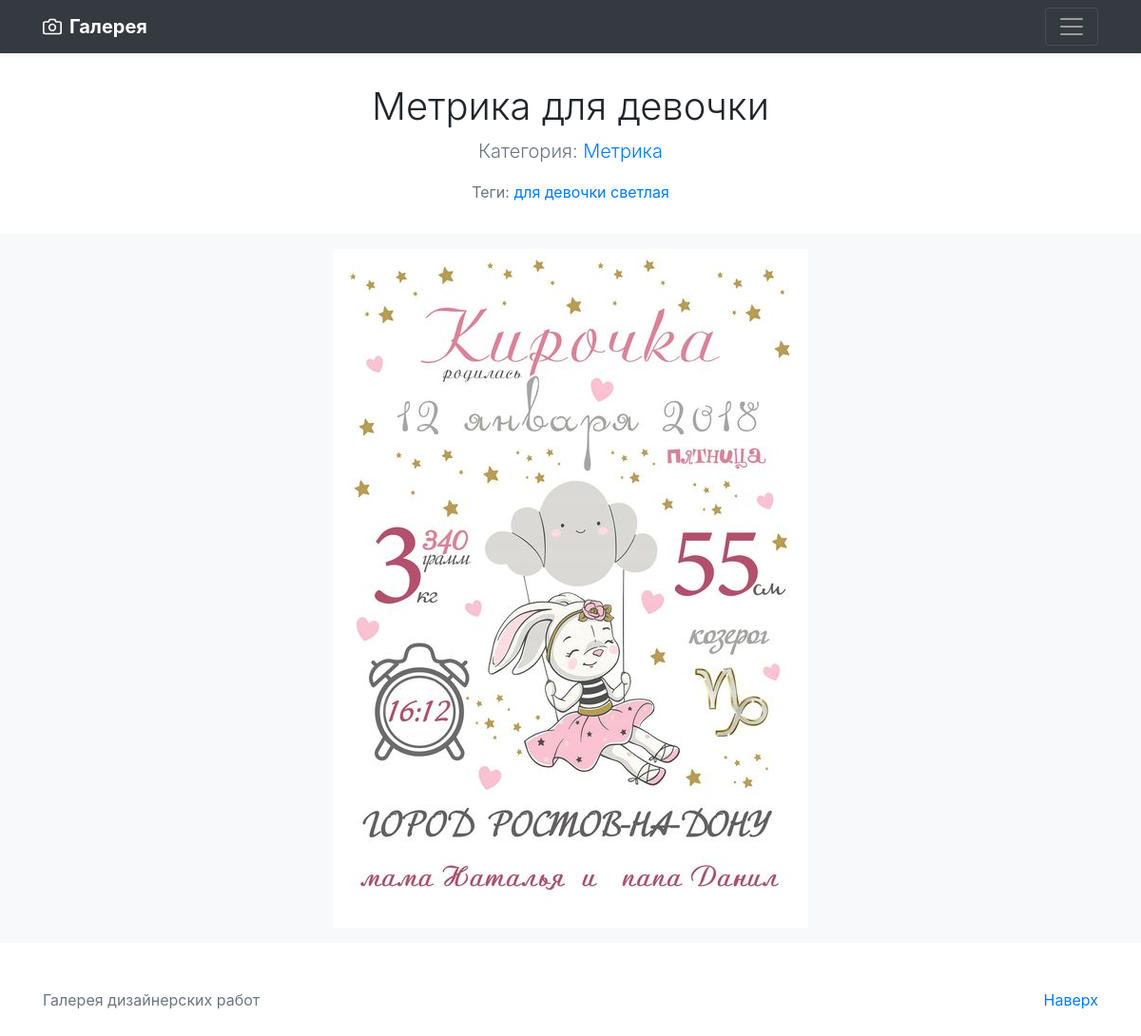
The app's page /image/8/ with its own data.
### gallery/models.py (models this page shows, shortened)
class Image(models.Model):
    title = models.CharField(max_length=50, verbose_name='Название')
    filename = models.ImageField(upload_to='img/', blank=True, verbose_name='Имя файла')
    category = models.ForeignKey(Category, on_delete=models.PROTECT, related_name='images', verbose_name='Категория')
    tags = models.ManyToManyField(Tag, blank=True, related_name='images', verbose_name='Теги')
    class Meta:
        verbose_name = 'Изображение'
        verbose_name_plural = 'Изображения'
        ordering = ['title']

class Category(models.Model):
    title = models.CharField(max_length=50, verbose_name='Название')
    slug = models.SlugField(max_length=50, verbose_name='Url', unique=True)
    class Meta:
        verbose_name = 'Категория'
        verbose_name_plural = 'Категории'
        ordering = ['title']
    def __str__(self):
        return self.title
    def get_absolute_url(self):
        return reverse('category', kwargs={"slug": self.slug})

class Tag(models.Model):
    title = models.CharField(max_length=50, verbose_name='Название')
    slug = models.SlugField(max_length=50, verbose_name='Url', unique=True)
    class Meta:
        verbose_name = 'Тег'
        verbose_name_plural = 'Теги'
        ordering = ['title']
    def get_absolute_url(self):
        return reverse('tag', kwargs={"slug": self.slug})

### gallery/views.py (the view)
# urls.py: path('image/<int:pk>/', ImageDetail.as_view(), name='image')
class ImageDetail(DetailView):
    model = Image
    template_name = 'gallery/image_detail.html'
    context_object_name = 'image'

### gallery/templates/gallery/image_detail.html (shortened to what this page needs)
{% extends 'gallery/base.html' %}
{% block content %}
<main role="main">
    <section class="jumbotron text-center">
        <div class="container">
            <h1>{{ image.title }}</h1>
            <p class="lead text-muted">Категория: <a href="{{ image.category.get_absolute_url }}">{{ image.category }}</a></p>
            <p class="text-muted">
                {% if image.tags.exists %}
                    <span>
                        Теги:
                        {% for tag in image.tags.all %}
                            <a href="{{ tag.get_absolute_url }}">{{ tag.title }}</a>
                        {% endfor %}
                    </span>
                {% endif %}
            </p>
        </div>
    </section>
    <div class="album py-3 bg-light">
        <div class="container">
            <div class="row justify-content-md-center">
                <img src="{{ image.filename.url }}" alt="{{ image.title }}">
            </div>
        </div>
    </div>
</main>
{% endblock %}

### gallery/static/album.css (style rules this page uses)
.jumbotron { padding-top: 2rem; padding-bottom: 2rem; margin-bottom: 0; background-color: #fff; }
@media (min-width: 768px) { .jumbotron { padding-top: 2rem; padding-bottom: 2rem; } }
.jumbotron p:last-child { margin-bottom: 0; }
.jumbotron h1 { font-weight: 300; }
.jumbotron .container { max-width: 40rem; }

### records on screen
Image: title "Метрика для девочки", category "Метрика", filename (picture)
Tag: title "для девочки"
Tag: title "светлая"
